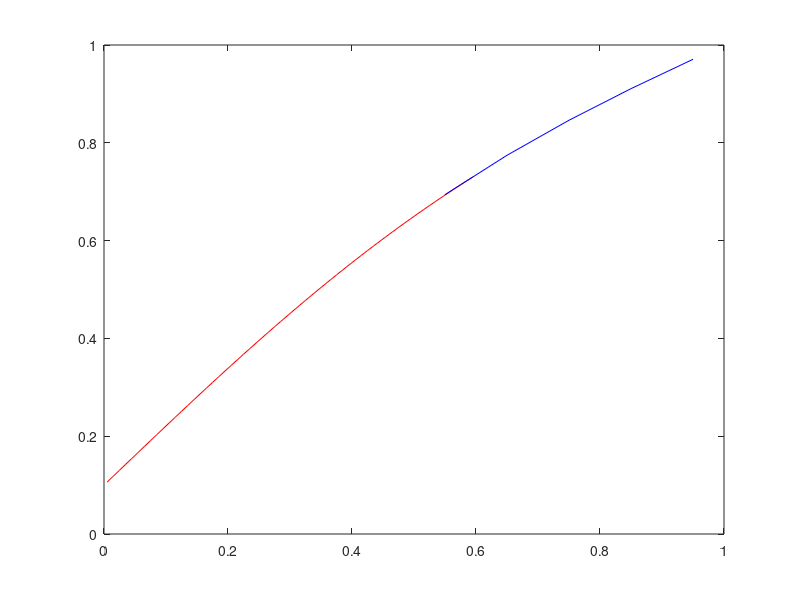

This figure's MATLAB source:
%This illustrates the overlapping grid method for solving diffusion
%equations

clc
clear all 
%Assuming number of grid points in Fine grids are J and Number of grid
%points in coarse grids is K 

fine_mesh = 0.01 ; %meshsize for the finer grid 
coarse_mesh = 0.1 ; % meshsize for the coarse grid 

%Starting of the overlap 
overlap_cell =  50; %start of the coarse grid for overlapping 

J = 60 ; %Number of Control Volumnes in Fine grid  
K = (1 - (overlap_cell * fine_mesh))/coarse_mesh  %Number of Control Volumnes in Coarse grid 

%Domain Description 
x_s = 0 ; 
x_f = 1 ; 

%Indentify the location of the interpolation point in both coarse and fine
%grid 
if (fine_mesh*J >(x_f- coarse_mesh*K) && (fine_mesh*J < x_f && coarse_mesh*K < x_f) )
    
    %finding neighbouring points in coarse grid 
    fine_grid_ghost_point = fine_mesh * J + fine_mesh*0.5 
    coarse_grid_cell = floor(((1- fine_grid_ghost_point)/coarse_mesh))
    left_over_dist = (1-fine_grid_ghost_point) - coarse_grid_cell * coarse_mesh
    
    %For interpolant ahead of half point 
    if(left_over_dist > (0.5*coarse_mesh))
        coarse_grid_point_l = coarse_grid_cell+2    
        coarse_grid_point_r = coarse_grid_cell+1  
        
    elseif(left_over_dist ==0)
        coarse_grid_cell = floor(((1- fine_grid_ghost_point)/coarse_mesh))-1;
        coarse_grid_point_l = coarse_grid_cell + 2 
        coarse_grid_point_r = coarse_grid_cell  + 1 
        
    %for interpolant point lagging cell center   
    elseif (left_over_dist<(0.5*coarse_mesh)) 
        coarse_grid_point_l = coarse_grid_cell+1  
        coarse_grid_point_r = coarse_grid_cell     
        
    %for interpolant ahead at cell center
    elseif (left_over_dist==(0.5*coarse_mesh))
        coarse_grid_point_l = coarse_grid_cell 
        coarse_grid_point_r = coarse_grid_cell+1   

    %if interpolant lies at the wall of cell  

    end

    
    %Finding Neighboring points in Fine grids
    coarse_grid_ghost_point = overlap_cell * fine_mesh - (0.5*coarse_mesh)
    fine_grid_cell = floor(coarse_grid_ghost_point/fine_mesh) 
    left_over_dist =  coarse_grid_ghost_point - fine_grid_cell*fine_mesh  
    
    if(left_over_dist > 0.5*fine_mesh)
        fine_grid_point_l = fine_grid_cell+1 
        fine_grid_point_r = fine_grid_cell+2  
        
    elseif (left_over_dist== (0.5*fine_mesh))
        fine_grid_point_l = fine_grid_cell+1
        fine_grid_point_r = fine_grid_cell+2
        
    elseif(left_over_dist==0)
        fine_grid_cell = floor(coarse_grid_ghost_point/fine_mesh) -1;
        fine_grid_point_l = fine_grid_cell+1 ;
        fine_grid_point_r = fine_grid_cell+2 ;
        
    elseif(left_over_dist< 0.5 * fine_mesh)
        fine_grid_point_l = fine_grid_cell
        fine_grid_point_r = fine_grid_cell+1 
    end
    
else 
    display('Something Went wrong,there is no overlapping ')
    quit cancel
end

% If we have reached this point , that means there is overlapping 
% We have to find the distances of the interpolant with neighbouring points 
% For fine grid ghost point - interpolant for the fine grids 

x2 = (1-fine_grid_ghost_point)-(coarse_grid_cell+0.5)*coarse_mesh 
x1 = coarse_mesh-x2
beta_fine_l = x2/coarse_mesh 
beta_fine_r = x1/coarse_mesh  

%for the coarse grid points - interpolant for the coarse grids 
x1 = coarse_grid_ghost_point - (fine_grid_cell+0.5)*fine_mesh 
x2 = fine_mesh-x1  
beta_coarse_l = x2/fine_mesh 
beta_coarse_r = x1/fine_mesh

N = J + K ;
A = zeros(N,N) ; 

%Matrix has to be assembled 

%Matrix Coefficient 
alpha_l = -1 / fine_mesh ; 
alpha_c = 2 / fine_mesh ; 
alpha_r = -1 / fine_mesh ; 

beta_l = -1 / coarse_mesh ; 
beta_c = 2 / coarse_mesh ; 
beta_r = -1 / coarse_mesh ;  

A(1,1) = 3/fine_mesh ;
A(1,2) = -1/fine_mesh ; 
A(N,N) = 3/coarse_mesh;
A(N,N-1) = -1/coarse_mesh;
% 
for i = 2 : J-1
    
    %Assembling the matrix for the fine part except Ghost point and
    %Boundary Points 
    A(i,i-1) = alpha_l ;  
    A(i,i) = alpha_c ;
    A(i,i+1) = alpha_r ; 
end

for i = J+2 : N-1 

    %Assembling the matric for coarse part except the Ghost Point and
    %Boundary Poitns
    A(i,i-1) = beta_l ; 
    A(i,i)   = beta_c ; 
    A(i,i+1) = beta_r ; 
    
end

%Matrix entry for the ghost points on both grids 
A(J,J) = 2/fine_mesh ;
A(J,J-1)= -1/fine_mesh; 
A(J,K-coarse_grid_point_l+J+1) = -beta_fine_l / fine_mesh;
A(J,K-coarse_grid_point_r+J+1) = -beta_fine_r / fine_mesh; 

A(J+1,J+1) = 2/coarse_mesh ;
A(J+1,J+2) = -1/coarse_mesh;
A(J+1,fine_grid_point_l) = -beta_coarse_l/coarse_mesh ;
A(J+1,fine_grid_point_r) = -beta_coarse_r/coarse_mesh ; 

%Boundary Conditions 
a = 0.1 ; 
b = 1 ; 

bd = zeros(N,1) ;
gamma_0 = 2*a/fine_mesh ; 
gamma_1 = 2*b/coarse_mesh;
bd(1,1) = gamma_0 ; 
bd(N,1) = gamma_1 ; 

q = zeros(N,1) ; 

%Assembling source term for fine mesh 
for i = 1 : J 
    q(i) = fine_mesh* sin(pi * (i-0.5)*fine_mesh )  ; 
end

%Assembling source term for the coarse mesh 
for i = 1 : K 
    q(N-i+1) = coarse_mesh*  sin((x_f - (i-0.5)*coarse_mesh)*pi) ;  
end

r = bd + q ; 
u = A\r

fine_x = zeros(J,1) ; 
for i = 1 : J 
    fine_x(i) = (i-0.5) * fine_mesh ; 
end

coarse_x = zeros(K,1) ;
for i = 1 : K 
    coarse_x(i) = (x_f - (K-i+0.5)*coarse_mesh); 
end
fine_x 
coarse_x

sol_fine = zeros(J,1);
for i = 1 : J 
    sol_fine(i) = u(i) ;
end
sol_coarse = zeros(K,1) ;
for i = 1 : K 
    sol_coarse(i) = u(J+i) ; 
end
sol_fine 
sol_coarse

plot(fine_x,sol_fine,'color','r');
hold on ;
plot(coarse_x,sol_coarse,'color','b');

%%%%%%%%%%%%%%%%%%%%%%%%%%%%%%%%%%%%%%%%%%
%%%%%%%% TEST PROGRAM %%%%%%%%%%%%%%%%%%%%
%%%%%%%%%%%%%%%%%%%%%%%%%%%%%%%%%%%%%%%%%%

% clc
% clear all
% 
% N = 10 ; 
% h_e = 1/N ; 
% B = zeros(N,N) ; 
% 
% a = 0.1 ; 
% b = 1 ; 
% 
% for i = 2 : N-1 
%     B(i,i-1) = -1/h_e ; 
%     B(i,i) = 2/h_e ;
%     B(i,i+1) = -1/h_e ; 
% end
% 
% B(1,1) = 3/h_e ;
% B(1,2) = -1/h_e ; 
% B(N,N) = 3/h_e ; 
% B(N,N-1) = -1/h_e ; 
% 
% bd = zeros(N,1); 
% bd(1,1) = 2*a/h_e ; 
% bd(N,1) = 2*b/h_e ; 
% 
% q = zeros(N,1) ; 
% for i = 1 : N 
%     q(i) = h_e * sin((i-0.5)*h_e *pi) ; 
% end
% 
% r = bd + q ; 
% 
% u = B\r   
% i = 1:1:N; 
% plot(i,u)


%%%%%%%%%%%%%%%%%%%%%%%%%%%%%%%%%%%%%%%%%%
%%%%%%%% TEST PROGRAM %%%%%%%%%%%%%%%%%%%%
%%%%%%%%%%%%%%%%%%%%%%%%%%%%%%%%%%%%%%%%%%


    


